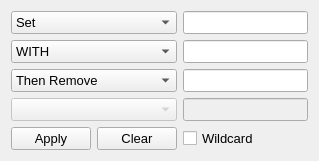
                    <widget class="QWidget" name="tab_23">
                     <attribute name="title">
                      <string>Constraint Rule</string>
                     </attribute>
                     <layout class="QHBoxLayout" name="horizontalLayout_30">
                      <item>
                       <layout class="QGridLayout" name="gridLayout_42" columnstretch="2,8,0,0,0">
                        <item row="3" column="2" colspan="3">
                         <widget class="QLineEdit" name="textbox_tc_constraint_rule_dst_value">
                          <property name="enabled">
                           <bool>false</bool>
                          </property>
                          <property name="font">
                           <font>
                            <family>Segoe UI</family>
                            <pointsize>10</pointsize>
                           </font>
                          </property>
                         </widget>
                        </item>
                        <item row="0" column="2" colspan="3">
                         <widget class="QLineEdit" name="textbox_tc_constraint_rule_src">
                          <property name="font">
                           <font>
                            <family>Segoe UI</family>
                            <pointsize>10</pointsize>
                           </font>
                          </property>
                          <property name="toolTip">
                           <string/>
                          </property>
                         </widget>
                        </item>
                        <item row="1" column="2" colspan="3">
                         <widget class="QLineEdit" name="textbox_tc_constraint_rule_expected_value">
                          <property name="font">
                           <font>
                            <family>Segoe UI</family>
                            <pointsize>10</pointsize>
                           </font>
                          </property>
                         </widget>
                        </item>
                        <item row="2" column="2" colspan="3">
                         <widget class="QLineEdit" name="textbox_tc_constraint_rule_dst">
                          <property name="font">
                           <font>
                            <family>Segoe UI</family>
                            <pointsize>10</pointsize>
                           </font>
                          </property>
                          <property name="inputMask">
                           <string/>
                          </property>
                          <property name="text">
                           <string/>
                          </property>
                          <property name="placeholderText">
                           <string/>
                          </property>
                         </widget>
                        </item>
                        <item row="4" column="0">
                         <widget class="QPushButton" name="btn_tc_constraint_rule_apply">
                          <property name="sizePolicy">
                           <sizepolicy hsizetype="Maximum" vsizetype="Minimum">
                            <horstretch>0</horstretch>
                            <verstretch>0</verstretch>
                           </sizepolicy>
                          </property>
                          <property name="font">
                           <font>
                            <family>Segoe UI</family>
                            <pointsize>10</pointsize>
                           </font>
                          </property>
                          <property name="text">
                           <string>Apply</string>
                          </property>
                         </widget>
                        </item>
                        <item row="4" column="1">
                         <widget class="QPushButton" name="btn_tc_constraint_rule_clear">
                          <property name="sizePolicy">
                           <sizepolicy hsizetype="Maximum" vsizetype="Minimum">
                            <horstretch>0</horstretch>
                            <verstretch>0</verstretch>
                           </sizepolicy>
                          </property>
                          <property name="font">
                           <font>
                            <family>Segoe UI</family>
                            <pointsize>10</pointsize>
                           </font>
                          </property>
                          <property name="text">
                           <string>Clear</string>
                          </property>
                         </widget>
                        </item>
                        <item row="0" column="0" colspan="2">
                         <widget class="QComboBox" name="comboBox_tc_constraint_rule_src_action">
                          <property name="font">
                           <font>
                            <family>Segoe UI</family>
                            <pointsize>10</pointsize>
                           </font>
                          </property>
                          <item>
                           <property name="text">
                            <string>Set</string>
                           </property>
                          </item>
                          <item>
                           <property name="text">
                            <string>If</string>
                           </property>
                          </item>
                         </widget>
                        </item>
                        <item row="1" column="0" colspan="2">
                         <widget class="QComboBox" name="comboBox_tc_constraint_rule_condition">
                          <property name="font">
                           <font>
                            <family>Segoe UI</family>
                            <pointsize>10</pointsize>
                           </font>
                          </property>
                          <property name="layoutDirection">
                           <enum>Qt::LeftToRight</enum>
                          </property>
                          <item>
                           <property name="text">
                            <string>WITH</string>
                           </property>
                          </item>
                         </widget>
                        </item>
                        <item row="2" column="0" colspan="2">
                         <widget class="QComboBox" name="comboBox_tc_constraint_rule_dst_action">
                          <property name="font">
                           <font>
                            <family>Segoe UI</family>
                            <pointsize>10</pointsize>
                           </font>
                          </property>
                          <item>
                           <property name="text">
                            <string>Then Remove</string>
                           </property>
                          </item>
                          <item>
                           <property name="text">
                            <string>Then Set</string>
                           </property>
                          </item>
                         </widget>
                        </item>
                        <item row="3" column="0" colspan="2">
                         <widget class="QComboBox" name="comboBox_tc_constraint_dst_action_type">
                          <property name="enabled">
                           <bool>false</bool>
                          </property>
                          <property name="font">
                           <font>
                            <family>Segoe UI</family>
                            <pointsize>10</pointsize>
                           </font>
                          </property>
                          <property name="toolTip">
                           <string/>
                          </property>
                          <property name="layoutDirection">
                           <enum>Qt::LeftToRight</enum>
                          </property>
                          <item>
                           <property name="text">
                            <string/>
                           </property>
                          </item>
                          <item>
                           <property name="text">
                            <string>WITH</string>
                           </property>
                          </item>
                         </widget>
                        </item>
                        <item row="4" column="2" colspan="3">
                         <widget class="QCheckBox" name="checkBox_tc_constraint_rule_wildcard">
                          <property name="font">
                           <font>
                            <family>Segoe UI</family>
                            <pointsize>10</pointsize>
                           </font>
                          </property>
                          <property name="text">
                           <string>Wildcard</string>
                          </property>
                         </widget>
                        </item>
                       </layout>
                      </item>
                     </layout>
                    </widget>
